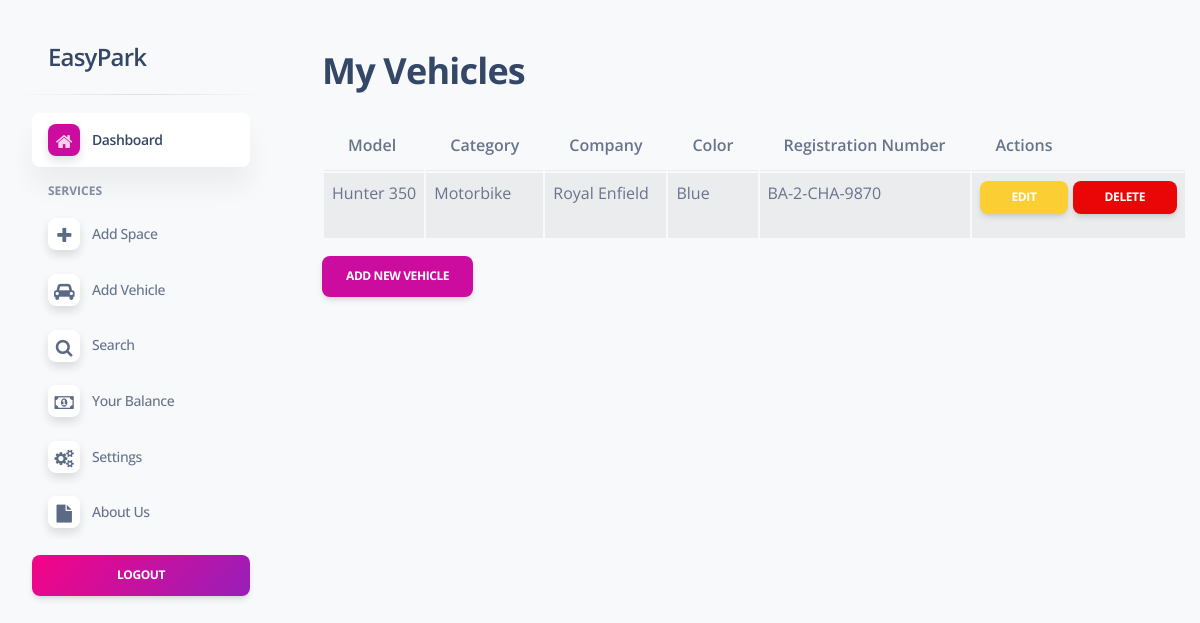
Page /user/manage_vehicles.php (signed in) on the earlier database version.
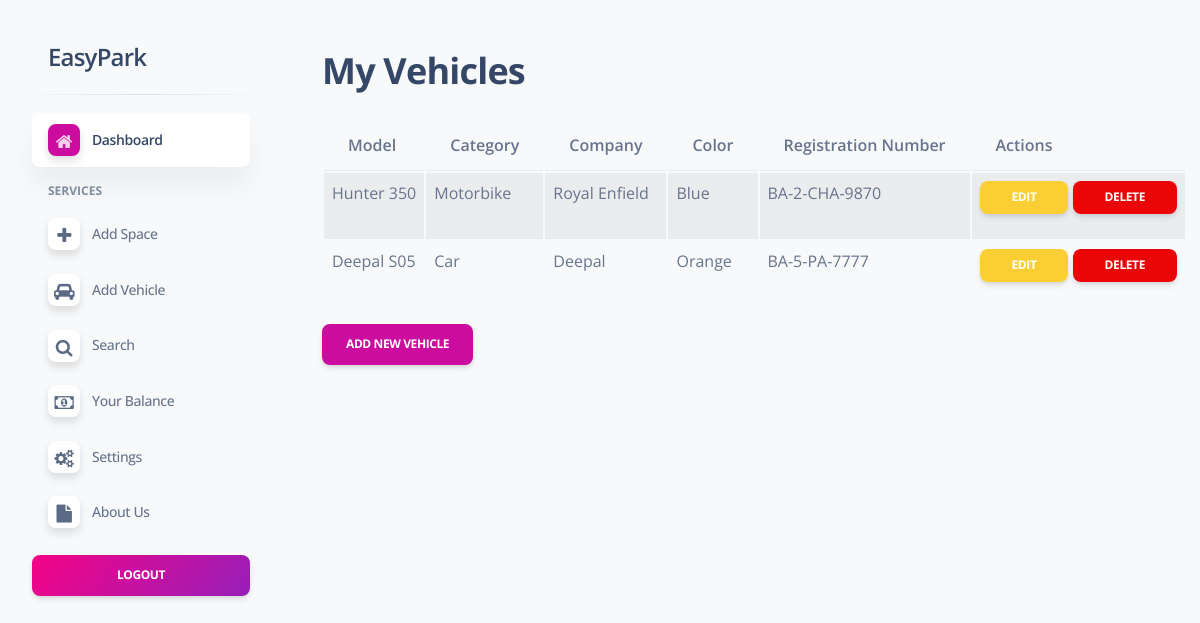
Same page on the later database version.
### tables this page shows
CREATE TABLE `tblvehicle` (
  `ID` int(10) NOT NULL,
  `UserId` int(11) DEFAULT NULL,
  `Color` varchar(120) DEFAULT NULL,
  `VehicleModel` varchar(100) NOT NULL,
  `VehicleCategory` varchar(120) DEFAULT NULL,
  `VehicleCompanyname` varchar(120) DEFAULT NULL,
  `RegistrationNumber` varchar(120) DEFAULT NULL
);

### user/manage_vehicles.php (the view, shortened to what this page needs)
<?php
include('include/header.php');
$userId = $_SESSION['id'];
$sql = "SELECT ID, VehicleModel, VehicleCategory, VehicleCompanyname, Color, RegistrationNumber FROM tblvehicle WHERE UserId = ?";
$stmt = $conn->prepare($sql);
$stmt->bind_param("i", $userId);
$stmt->execute();
$result = $stmt->get_result();
?>
<div class="main-content position-relative max-height-vh-100 h-100 border-radius-lg">
  <div class="container-fluid py-4">
    <h2 class="mb-4">My Vehicles</h2>
    <?php if ($result->num_rows === 0): ?>
      <p>You have not added any vehicles yet.</p>
      <a href="add_vehicle.php" class="btn btn-primary">Add Vehicle</a>
    <?php else: ?>
      <table class="table table-striped">
        <thead>
          <tr>
            <th>Model</th>
            <th>Category</th>
            <th>Company</th>
            <th>Color</th>
            <th>Registration Number</th>
            <th>Actions</th>
          </tr>
        </thead>
        <tbody id="vehicle-table-body">
          <?php while ($row = $result->fetch_assoc()): ?>
            <tr data-id="<?= htmlspecialchars($row['ID']) ?>">
              <td><?= htmlspecialchars($row['VehicleModel']) ?></td>
              <td><?= htmlspecialchars($row['VehicleCategory']) ?></td>
              <td><?= htmlspecialchars($row['VehicleCompanyname']) ?></td>
              <td><?= htmlspecialchars($row['Color']) ?></td>
              <td><?= htmlspecialchars($row['RegistrationNumber']) ?></td>
              <td>
                <a href="edit_vehicle.php?id=<?= $row['ID'] ?>" class="btn btn-sm btn-warning">Edit</a>
                <button class="btn btn-sm btn-danger btn-delete" data-id="<?= $row['ID'] ?>">Delete</button>
              </td>
            </tr>
          <?php endwhile; ?>
        </tbody>
      </table>
      <a href="add_vehicle.php" class="btn btn-primary">Add New Vehicle</a>
    <?php endif; ?>
  </div>
</div>
<?php
include('include/footer.php');
?>

Differences in the rows shown:
added tblvehicle: VehicleModel "Deepal S05", VehicleCategory "Car", VehicleCompanyname "Deepal", Color "Orange", RegistrationNumber "BA-5-PA-7777"
